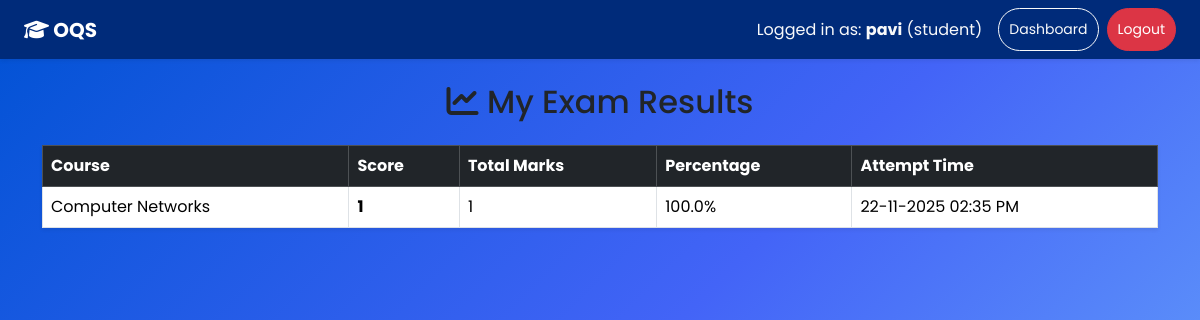
The page /results (signed in) on the database its author committed.
### app.py (models this page shows, shortened)
class User(db.Model, UserMixin):
    id = db.Column(db.Integer, primary_key=True)
    username = db.Column(db.String(80), unique=True, nullable=False)
    password_hash = db.Column(db.String(128), nullable=False)
    role = db.Column(db.String(20), nullable=False)  # 'admin', 'teacher', 'student'
    is_approved = db.Column(db.Boolean, default=True)  # teachers need approval

class Result(db.Model):
    id = db.Column(db.Integer, primary_key=True)
    student_id = db.Column(db.Integer, db.ForeignKey('user.id'), nullable=False)
    course_id = db.Column(db.Integer, db.ForeignKey('course.id'), nullable=False)
    score = db.Column(db.Integer, nullable=False)
    total_marks = db.Column(db.Integer, nullable=False)
    taken_at = db.Column(db.DateTime, default=datetime.utcnow)
    student = db.relationship('User', backref='results')
    course = db.relationship('Course')

class Course(db.Model):
    id = db.Column(db.Integer, primary_key=True)
    name = db.Column(db.String(120), nullable=False)
    description = db.Column(db.Text, nullable=True)
    created_by_id = db.Column(db.Integer, db.ForeignKey('user.id'))
    created_by = db.relationship('User', backref='courses')

### app.py (the view)
@app.route('/results')
@login_required
def view_results():
    if not is_student():
        flash('Access denied', 'danger')
        return redirect(url_for('home'))
    results = Result.query.filter_by(student_id=current_user.id).order_by(Result.taken_at.desc()).all()
    return render_template('results.html', results=results)

### app.py (called while the page is built)
@login_manager.user_loader
def load_user(user_id):
    return User.query.get(int(user_id))

def is_student():
    return current_user.is_authenticated and current_user.role == 'student'

### templates/results.html
{% extends 'base.html' %} {% block content %}
<h2 class="mb-4 text-center">
  <i class="fa-solid fa-chart-line"></i> My Exam Results
</h2>
{% if results %}
<table class="table table-bordered table-hover shadow-sm bg-white">
  <thead class="table-dark">
    <tr>
      <th>Course</th>
      <th>Score</th>
      <th>Total Marks</th>
      <th>Percentage</th>
      <th>Attempt Time</th>
    </tr>
  </thead>
  <tbody>
    {% for r in results %}
    <tr>
      <td>{{ r.course.name }}</td>
      <td class="fw-bold">{{ r.score }}</td>
      <td>{{ r.total_marks }}</td>
      <td>{{ (r.score / r.total_marks * 100) | round(2) }}%</td>
      <td>{{ r.taken_at.strftime('%d-%m-%Y %I:%M %p') }}</td>
    </tr>
    {% endfor %}
  </tbody>
</table>
{% else %}
<p class="text-center text-muted">
  <i class="fa-solid fa-circle-info"></i> No results yet! Give your first exam
  🎯
</p>
{% endif %} {% endblock %}

### templates/base.html (shortened to what this page needs)
<!DOCTYPE html>
<html lang="en">
  <head>
    <link
      rel="stylesheet"
      href="https://cdn.jsdelivr.net/npm/bootstrap@5.3.2/dist/css/bootstrap.min.css"
    />
    <link
      rel="stylesheet"
      href="https://cdnjs.cloudflare.com/ajax/libs/font-awesome/6.5.0/css/all.min.css"
    />
    <link
      rel="stylesheet"
      href="{{ url_for('static', filename='style.css') }}"
    />
  </head>
  <body class="bg-blue-theme">
    <nav class="navbar navbar-expand-lg navbar-dark shadow-sm">
      <div class="container-fluid px-4">
        <a class="navbar-brand fw-bold" href="{{ url_for('home') }}">
          <i class="fa-solid fa-graduation-cap"></i> OQS
        </a>
        <div class="justify-content-end collapse navbar-collapse">
          {% if current_user.is_authenticated %}
          <span class="text-light me-3">
            Logged in as: <strong>{{ current_user.username }}</strong> ({{
            current_user.role }})
          </span>
          <a
            href="{{ url_for('home') }}"
            class="btn btn-outline-light btn-sm me-2"
            >Dashboard</a
          >
          <a href="{{ url_for('logout') }}" class="btn btn-danger btn-sm"
            >Logout</a
          >
          {% endif %}
        </div>
      </div>
    </nav>
    <div class="container py-4">
       {% block content %}{% endblock %}
    </div>
  </body>
</html>

### static/style.css (style rules this page uses)
body.bg-blue-theme { background: linear-gradient(135deg, #0052d4, #4364f7, #6fb1fc); min-height: 100vh; font-family: "Poppins", sans-serif; }
.navbar { background: #002b7a !important; }
.btn { border-radius: 30px !important; padding: 10px !important; }

### rows shown on the page
User: username "pavi", role "student"
Result: course.name "Computer Networks", score "1", total_marks "1", (r.score/r.total_marks*100)|round(2) "100.0", taken_at "22-11-2025 02:35 PM"
